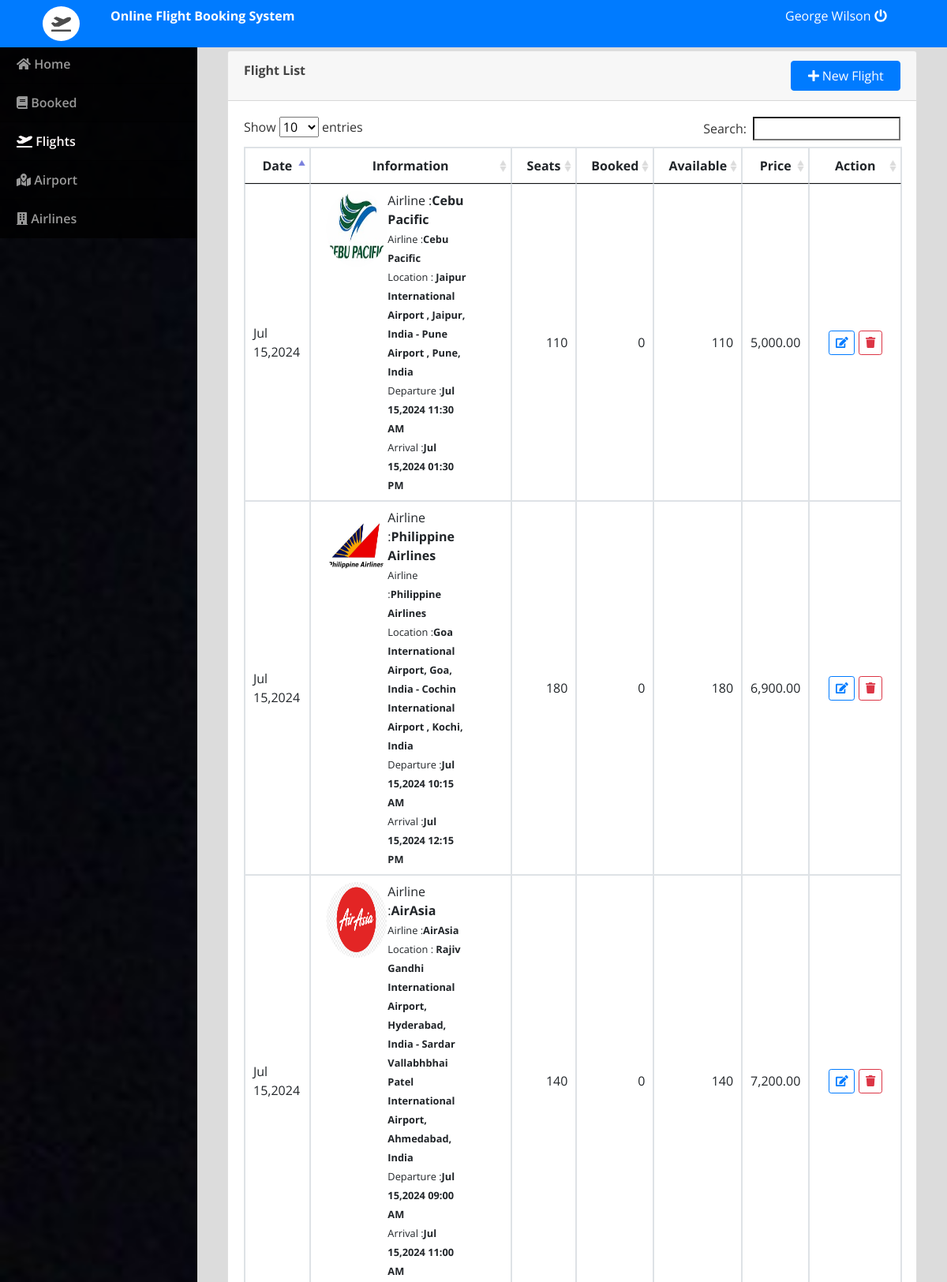
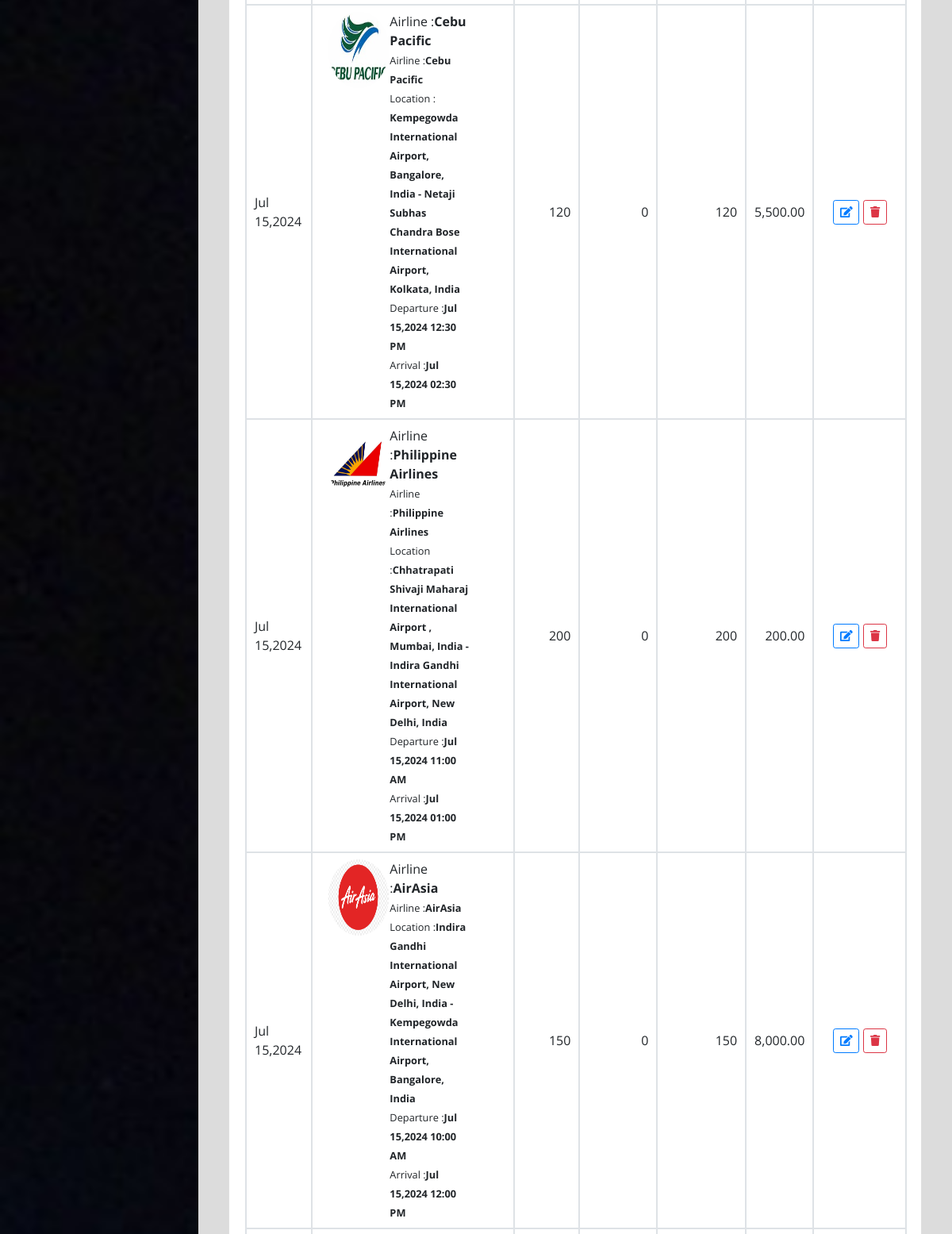
Screenshot of /admin/index.php?page=flights (signed in, upper part) with the database file from the repository (2 pictures, top to bottom).
### tables this page shows
CREATE TABLE `flight_list` (
  `id` int(30) NOT NULL,
  `airline_id` int(30) NOT NULL,
  `plane_no` text NOT NULL,
  `departure_airport_id` int(30) NOT NULL,
  `arrival_airport_id` int(30) NOT NULL,
  `departure_datetime` datetime NOT NULL,
  `arrival_datetime` datetime NOT NULL,
  `seats` int(10) NOT NULL DEFAULT 0,
  `price` double NOT NULL,
  `date_created` datetime NOT NULL DEFAULT current_timestamp()
);

CREATE TABLE `airlines_list` (
  `id` int(30) NOT NULL,
  `airlines` text NOT NULL,
  `logo_path` text NOT NULL
);

### admin/flights.php (the view, shortened to what this page needs)
<?php include 'db_connect.php' ?>
<div class="container-fluid">
	<div class="col-lg-12">
		<div class="card">
			<div class="card-header">
				<large class="card-title">
					<b>Flight List</b>
				</large>
				<button class="btn btn-primary btn-block col-md-2 float-right" type="button" id="new_flight"><i class="fa fa-plus"></i> New Flight</button>
			</div>
			<div class="card-body">
				<table class="table table-bordered" id="flight-list">
					<colgroup>
						<col width="10%">
						<col width="35%">
						<col width="10%">
						<col width="10%">
						<col width="10%">
						<col width="10%">
						<col width="15%">
					</colgroup>
					<thead>
						<tr>
							<th class="text-center">Date</th>
							<th class="text-center">Information</th>
							<th class="text-center">Seats</th>
							<th class="text-center">Booked</th>
							<th class="text-center">Available</th>
							<th class="text-center">Price</th>
							<th class="text-center">Action</th>
						</tr>
					</thead>
					<tbody>
						<?php
							$airport = $conn->query("SELECT * FROM airport_list ");
							while($row = $airport->fetch_assoc()){
								$aname[$row['id']] = ucwords($row['airport'].', '.$row['location']);
							}
							$qry = $conn->query("SELECT f.*,a.airlines,a.logo_path FROM flight_list f inner join airlines_list a on f.airline_id = a.id  order by id desc");
							while($row = $qry->fetch_assoc()):
								$booked = $conn->query("SELECT * FROM booked_flight where flight_id = ".$row['id'])->num_rows;
						 ?>
						 <tr>
						 	<td><?php echo date('M d,Y',strtotime($row['date_created'])) ?></td>
						 	<td>
						 		<div class="row">
						 		<div class="col-sm-4">
						 			<img src="../assets/img/<?php echo $row['logo_path'] ?>" alt="" class="btn-rounder badge-pill">
						 		</div>
						 		<div class="col-sm-6">
						 		<p>Airline :<b><?php echo $row['airlines'] ?></b></p>
						 		<p><small>Airline :<b><?php echo $row['airlines'] ?></small></b></p>
						 		<p><small>Location :<b><?php echo $aname[$row['departure_airport_id']].' - '.$aname[$row['arrival_airport_id']] ?></small></b></p>
						 		<p><small>Departure :<b><?php echo date('M d,Y h:i A',strtotime($row['departure_datetime'])) ?></small></b></p>
						 		<p><small>Arrival :<b><?php echo date('M d,Y h:i A',strtotime($row['arrival_datetime'])) ?></small></b></p>
						 		</div>
						 		</div>
						 	</td>
						 	<td class="text-right"><?php echo $row['seats'] ?></td>
						 	<td class="text-right"><?php echo $booked ?></td>
						 	<td class="text-right"><?php echo $row['seats'] - $booked ?></td>
						 	<td class="text-right"><?php echo number_format($row['price'],2) ?></td>
						 	<td class="text-center">
						 			<button class="btn btn-outline-primary btn-sm edit_flight" type="button" data-id="<?php echo $row['id'] ?>"><i class="fa fa-edit"></i></button>
						 			<button class="btn btn-outline-danger btn-sm delete_flight" type="button" data-id="<?php echo $row['id'] ?>"><i class="fa fa-trash"></i></button>
						 	</td>
						 </tr>
						<?php endwhile; ?>
					</tbody>
				</table>
			</div>
		</div>
	</div>
</div>

### admin/index.php (shortened to what this page needs)
<!DOCTYPE html>
<html lang="en">
<head>
  <?php
  include('./header.php');
  ?>
</head>
<body>
  <?php include 'topbar.php'; ?>
  <?php include 'navbar.php'; ?>
  <main id="view-panel">
    <?php $page = isset($_GET['page']) ? $_GET['page'] : 'home'; ?>
    <?php include $page . '.php'; ?>
  </main>
</body>
</html>

### admin/header.php (shortened to what this page needs)
  <link rel="stylesheet" href="assets/font-awesome/css/all.min.css">
<link href="assets/vendor/bootstrap/css/bootstrap.min.css" rel="stylesheet">
<link href="assets/vendor/icofont/icofont.min.css" rel="stylesheet">
<link href="assets/vendor/boxicons/css/boxicons.min.css" rel="stylesheet">
<link href="assets/vendor/venobox/venobox.css" rel="stylesheet">
<link href="assets/vendor/animate.css/animate.min.css" rel="stylesheet">
<link href="assets/vendor/remixicon/remixicon.css" rel="stylesheet">
<link href="assets/vendor/owl.carousel/assets/owl.carousel.min.css" rel="stylesheet">
<link href="assets/vendor/bootstrap-datepicker/css/bootstrap-datepicker.min.css" rel="stylesheet">
<link href="assets/DataTables/datatables.min.css" rel="stylesheet">
<link href="assets/css/jquery.datetimepicker.min.css" rel="stylesheet">
<link href="assets/css/select2.min.css" rel="stylesheet">
<link href="assets/css/style.css" rel="stylesheet">
<link type="text/css" rel="stylesheet" href="assets/css/jquery-te-1.4.0.css">

### admin/topbar.php (shortened to what this page needs)
<nav class="navbar navbar-light fixed-top bg-primary" style="padding:0;">
  <div class="container-fluid mt-2 mb-2">
  	<div class="col-lg-12">
  		<div class="col-md-1 float-left" style="display: flex;">
  			<div class="logo">
  				<span class="fa fa-plane-departure"></span>
  			</div>
  		</div>
      <div class="col-md-4 float-left text-white">
        <large><b>Online Flight Booking System</b></large>
      </div>
	  	<div class="col-md-2 float-right text-white">
	  		<a href="ajax.php?action=logout" class="text-white"><?php echo $_SESSION['login_name'] ?> <i class="fa fa-power-off"></i></a>
	    </div>
    </div>
  </div>
</nav>

### admin/navbar.php (shortened to what this page needs)
<nav id="sidebar" class='mx-lt-5 bg-dark' >
		<div class="sidebar-list">
				<a href="index.php?page=home" class="nav-item nav-home"><span class='icon-field'><i class="fa fa-home"></i></span> Home</a>
				<a href="index.php?page=booked" class="nav-item nav-booked"><span class='icon-field'><i class="fa fa-book"></i></span> Booked</a>
				<a href="index.php?page=flights" class="nav-item nav-flights"><span class='icon-field'><i class="fa fa-plane-departure"></i></span> Flights</a>
				<a href="index.php?page=airport" class="nav-item nav-airport"><span class='icon-field'><i class="fa fa-map-marked-alt"></i></span> Airport</a>
				<a href="index.php?page=airport" class="nav-item nav-airport"><span class='icon-field'><i class="fa fa-building"></i></span> Airlines</a>
		</div>
</nav>

### admin/assets/css/style.css (style rules this page uses)
body { font-family: "Open Sans", sans-serif; color: #444444; width: 100%; height: calc(100%); }
a { color: #1977cc; }
nav#sidebar { height: calc(100%); position: fixed; z-index: 99; left: 0; width: 250px; background: url(../../../assets/img/travel-cover.jpg); background-repeat: no-repeat; background-size: cover; }
a.nav-item { position: relative; display: block; padding: .75rem 1.25rem; margin-bottom: -1px; border: 1px solid rgba(0,0,0,.125); background-color: #000000c4; color: #989898; font-weight: 600; }
a.nav-item:hover, .nav-item.active { background-color: #000000ad; color: #fffafa; }
main#view-panel { margin-left: 250px; width:calc(100% - 250px); margin-top: 3.5rem; padding: .5em }

### admin/index.php (style rules this page uses)
body { background: #80808045; }

### admin/topbar.php (style rules this page uses)
.logo { margin: auto; font-size: 20px; background: white; padding: 7px 11px; border-radius: 50% 50%; color: #000000b3; }

### admin/flights.php (style rules this page uses)
td p { margin:unset; }
td img { width: 8vw; height: 12vh; }
td { vertical-align: middle !important; }

### rows the page displays
flight_list: date_created "Jul 15,2024", airlines_list.logo_path (picture), airlines_list.airlines "Cebu Pacific", departure_airport "Jaipur International Airport , Jaipur, India", arrival_airport "Pune Airport , Pune, India", departure_datetime "Jul 15,2024 11:30 AM", arrival_datetime "Jul 15,2024 01:30 PM", seats "110", booked "0", $row['seats']-$booked "110", price "5,000.00"
flight_list: date_created "Jul 15,2024", airlines_list.logo_path (picture), airlines_list.airlines "Philippine Airlines", departure_airport "Goa International Airport, Goa, India", arrival_airport "Cochin International Airport , Kochi, India", departure_datetime "Jul 15,2024 10:15 AM", arrival_datetime "Jul 15,2024 12:15 PM", seats "180", booked "0", $row['seats']-$booked "180", price "6,900.00"
flight_list: date_created "Jul 15,2024", airlines_list.logo_path (picture), airlines_list.airlines "AirAsia", departure_airport "Rajiv Gandhi International Airport, Hyderabad, India", arrival_airport "Sardar Vallabhbhai Patel International Airport, Ahmedabad, India", departure_datetime "Jul 15,2024 09:00 AM", arrival_datetime "Jul 15,2024 11:00 AM", seats "140", booked "0", $row['seats']-$booked "140", price "7,200.00"
flight_list: date_created "Jul 15,2024", airlines_list.logo_path (picture), airlines_list.airlines "Cebu Pacific", departure_airport "Kempegowda International Airport, Bangalore, India", arrival_airport "Netaji Subhas Chandra Bose International Airport, Kolkata, India", departure_datetime "Jul 15,2024 12:30 PM", arrival_datetime "Jul 15,2024 02:30 PM", seats "120", booked "0", $row['seats']-$booked "120", price "5,500.00"
flight_list: date_created "Jul 15,2024", airlines_list.logo_path (picture), airlines_list.airlines "Philippine Airlines", departure_airport "Chhatrapati Shivaji Maharaj International Airport , Mumbai, India", arrival_airport "Indira Gandhi International Airport, New Delhi, India", departure_datetime "Jul 15,2024 11:00 AM", arrival_datetime "Jul 15,2024 01:00 PM", seats "200", booked "0", $row['seats']-$booked "200", price "200.00"
flight_list: date_created "Jul 15,2024", airlines_list.logo_path (picture), airlines_list.airlines "AirAsia", departure_airport "Indira Gandhi International Airport, New Delhi, India", arrival_airport "Kempegowda International Airport, Bangalore, India", departure_datetime "Jul 15,2024 10:00 AM", arrival_datetime "Jul 15,2024 12:00 PM", seats "150", booked "0", $row['seats']-$booked "150", price "8,000.00"

### other values shown
$_SESSION['login_name'] "George Wilson"
